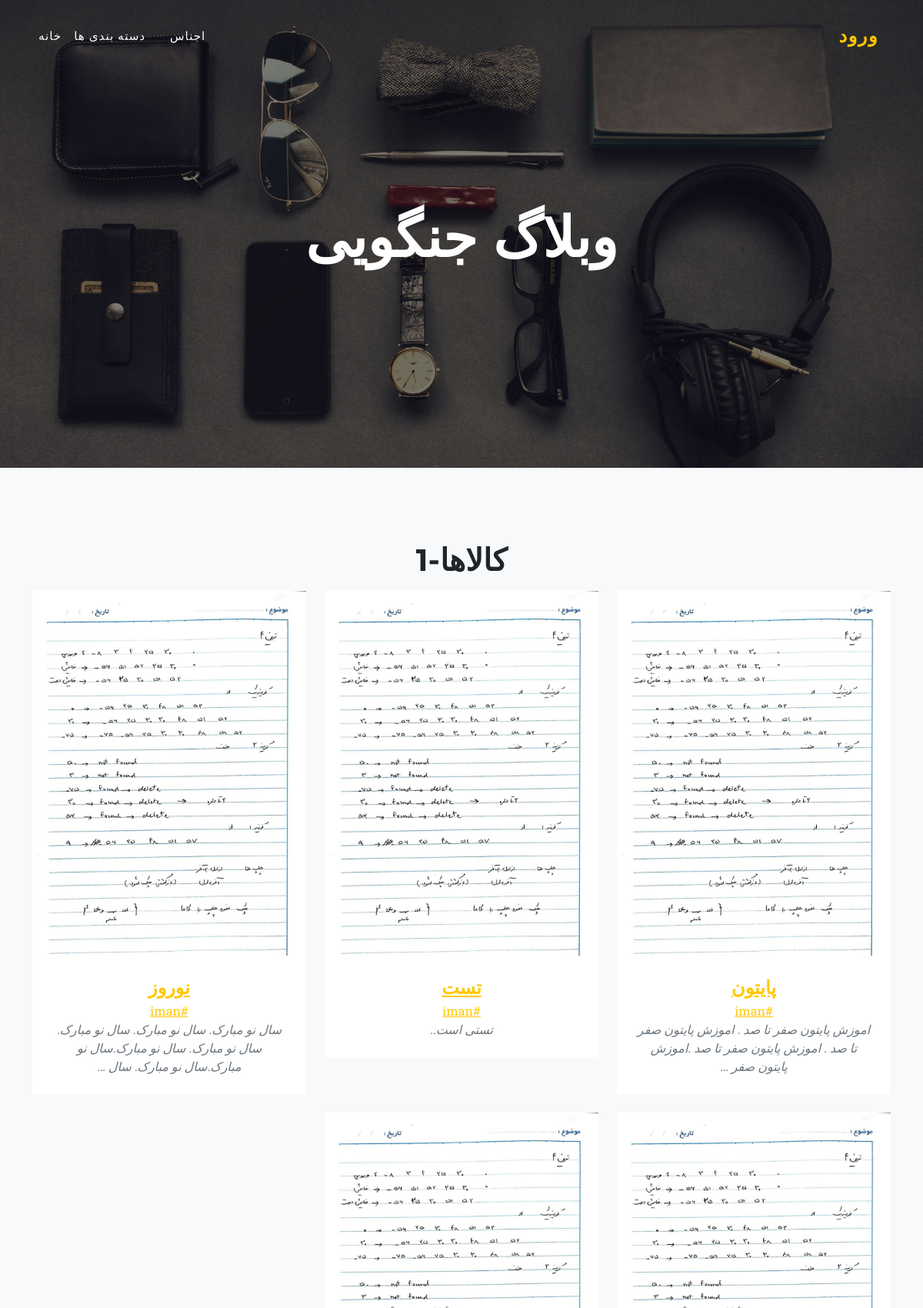
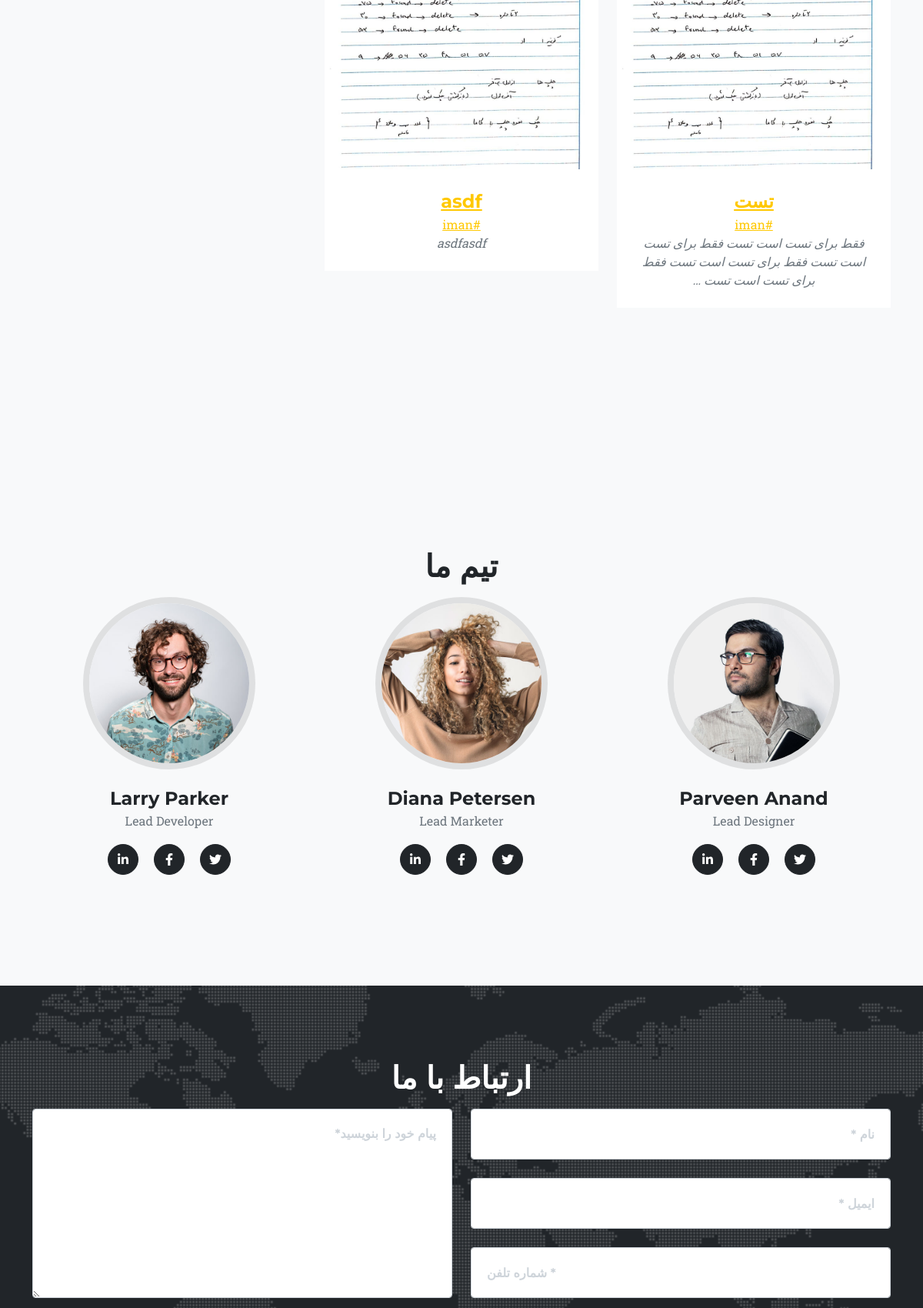
Screenshot of /user/iman/ (upper part) with the database file from the repository (2 pictures, top to bottom).
### pages/models.py (models this page shows, shortened)
class Article(models.Model): # مقاله
    STATUS_CHOICES = (
        ('d', "پیش نویس"),       # draft
        ('p', "منتشر شده"),      # publish
        ('i', "درحال بررسی"),    # investigation
        ('b', "برگشت داده شده"), # back
    )
    category = models.ManyToManyField(Category, verbose_name=("دسته بندی"), related_name="Articles")
    title = models.CharField(max_length=255, verbose_name=("عنوان"))
    slug = models.SlugField(max_length=100, unique=True, verbose_name=("آدرس"))
    description = models.TextField(verbose_name=("خلاصه"))
    thumbnail = models.ImageField(upload_to='images/%Y/%m/%d/', verbose_name=("عکس"))
    publish = models.DateTimeField(default=timezone.now, verbose_name=("زمان انتشار"))
    created = models.DateTimeField(auto_now_add=True) # تاریخ ایجاد
    updated = models.DateTimeField(auto_now=True) # تاریخ اپدیت کردن
    status = models.CharField(max_length=1, choices=STATUS_CHOICES, verbose_name=("وضعیت"))
    is_special = models.BooleanField(default=False, verbose_name=("ویژه"))
    author = models.ForeignKey(User, null=True, on_delete=models.SET_NULL, related_name="Articles", verbose_name=("نویسنده"))
    class Meta:
        verbose_name = "مقاله"
        verbose_name_plural = "مقالات"
    def jpublish(self): # تدیل کردن تاریخ به شمسی
        return jalali_converter(self.publish)
    jpublish.short_description = "زمان انتشار"
    def categoryToStr(self):
        return ", ".join([category.title for category in self.category_publeshed()])
    categoryToStr.short_description = "دسته بندی"
    objects = ArticleManager()

### account/models.py (models this page shows)
class User(AbstractUser):
    email = models.EmailField(unique=True, verbose_name="ایمیل")
    is_author = models.BooleanField(default=False, verbose_name="وضعیت نویسندگی")
    special_user = models.DateTimeField(default=timezone.now, verbose_name="مهلت کاربر ویژه تا")
    def is_special_user(self):
        if self.special_user > timezone.now():
            return True
        else:
            return False
    is_special_user.boolean = True
    is_special_user.short_description = "وضعیت کاربر ویژه"

### pages/views.py (the view)
# urls.py: path('user/<slug:username>/', userView.as_view(), name = "user"), # مقالات یک کاربر
class userView(ListView): # نمایش مقالات کاربر
    paginate_by = 6
    template_name = 'pages/user.html'
    def get_queryset(self):
        global author
        username = self.kwargs.get('username')
        author = get_object_or_404(User, username=username)
        article = author.Articles.published()
        return article
    def get_context_data(self, **kwargs):
        context = super().get_context_data(**kwargs)
        context['author'] = author
        return context

### pages/models.py (called while the page is built)
    def published(self):
        return self.filter(status='p')

### pages/templates/pages/user.html (shortened to what this page needs)
{% extends 'pages/list.html' %}
{% block content_title %}
کالاها-{{page_obj.number}}
{% endblock content_title %}
{% block product %}
    <div class="col-sm-4 mb-4">
        <div class="portfolio-item">
            <img class="img-fluid" src="{{ obj.thumbnail.url }}" alt="{{ obj.title }}" />
            <div class="portfolio-caption">
                <a href="{% url 'pages:detailArticle' obj.slug %}">
                    <div class="portfolio-caption-heading">{{obj.title}}</a>
                    </div>
                <a href="#">#{{obj.author}}</a>
                <div class="portfolio-caption-subheading text-muted">{{obj.description|striptags|truncatewords:"20"}}</div>
            </div>
        </div>
    </div>
{% endblock %}

### static/pages/css/rtl.css (style rules this page uses)
body { direction: rtl; text-align: right; }

### rows the page displays
Article: thumbnail (picture), title "پایتون", author "iman", description "اموزش پایتون صفر تا صد . اموزش پایتون صفر تا صد . اموزش پایتون صفر تا صد .اموزش پایتون صفر …"
Article: thumbnail (picture), title "تست", author "iman", description "تستی است.."
Article: thumbnail (picture), title "نوروز", author "iman", description "سال نو مبارک. سال نو مبارک. سال نو مبارک. سال نو مبارک. سال نو مبارک.سال نو مبارک.سال نو مبارک. سال …"
Article: thumbnail (picture), title "تست", author "iman", description "فقط برای تست است تست فقط برای تست است تست فقط برای تست است تست فقط برای تست است تست …"
Article: thumbnail (picture), title "asdf", author "iman", description "asdfasdf"

### other values shown
{{ page_obj.number }} "1"
